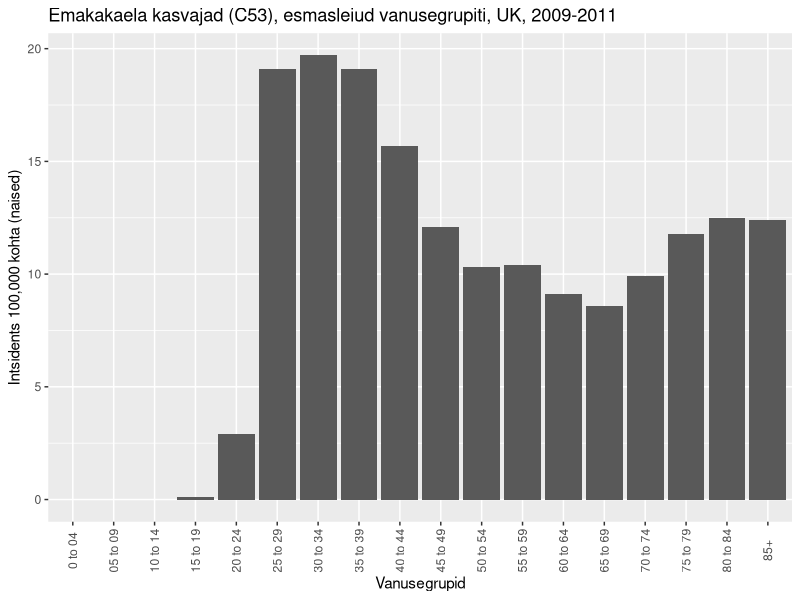

Here is the R script that generated this plot:
## ---- chunk 1
library(ggplot2)
library(ggthemes)
cc <- read.csv("data/cervicalcancer.csv")
ggplot(cc, aes(x = Age.Range, y = Female.Rates)) + 
  geom_bar(stat = 'identity') +
  ylab("Intsidents 100,000 kohta (naised)") + xlab("Vanusegrupid") +
  ggtitle("Emakakaela kasvajad (C53), esmasleiud vanusegrupiti, UK, 2009-2011") + 
  # guides(fill = FALSE) + 
  theme(axis.text.x  = element_text(angle=90, vjust=0.5))
